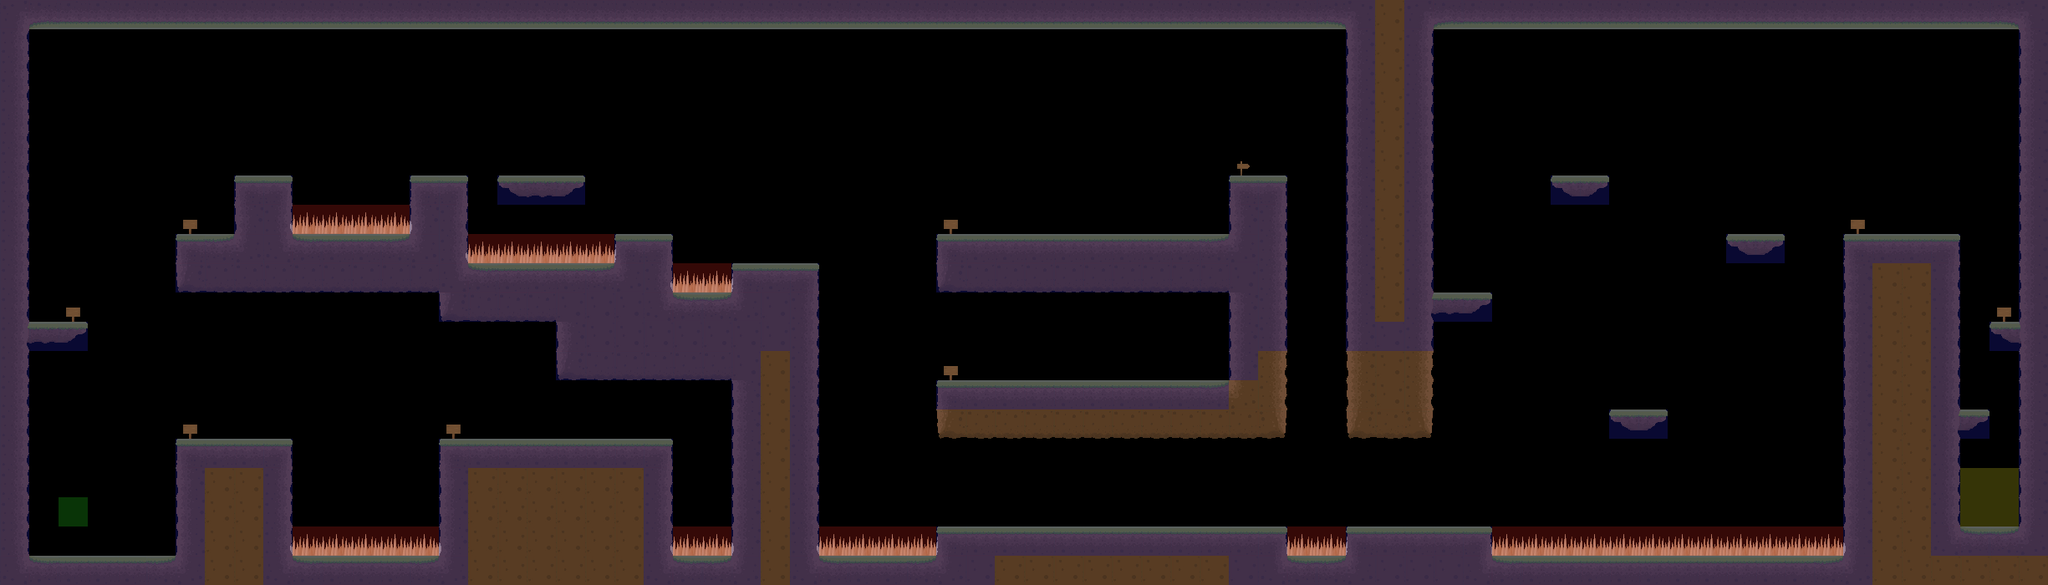

The image is a tile-based game level rendered from a .tmx file. Its description and source (layers, tilesets, objects; grid data summarised) follow:
An orthogonal 70x20 tile map with 35x35 px tiles, 3 tile layers (Back, Front, Colliders).

<map version="1.0" tiledversion="1.0.3" orientation="orthogonal" renderorder="right-down" width="70" height="20" tilewidth="35" tileheight="35" nextobjectid="1">
 <tileset firstgid="1" name="OurTileSet" tilewidth="35" tileheight="35" spacing="3" margin="3" tilecount="56" columns="8">
  <image source="OurTileSet.png" width="307" height="269" />
 </tileset>
 <layer name="Back" width="70" height="20">
  <data>[1400 cells, 20 non-empty, 2 distinct tile ids]</data>
 </layer>
 <layer name="Front" width="70" height="20">
  <properties>
   <property name="collider_layer" type="bool" value="false" />
  </properties>
  <data>[1400 cells, 536 non-empty, 26 distinct tile ids]</data>
 </layer>
 <layer name="Colliders" width="70" height="20" opacity="0.35">
  <properties>
   <property name="collider_layer" type="bool" value="true" />
  </properties>
  <data>[1400 cells, 423 non-empty, 4 distinct tile ids]</data>
 </layer>
</map>
